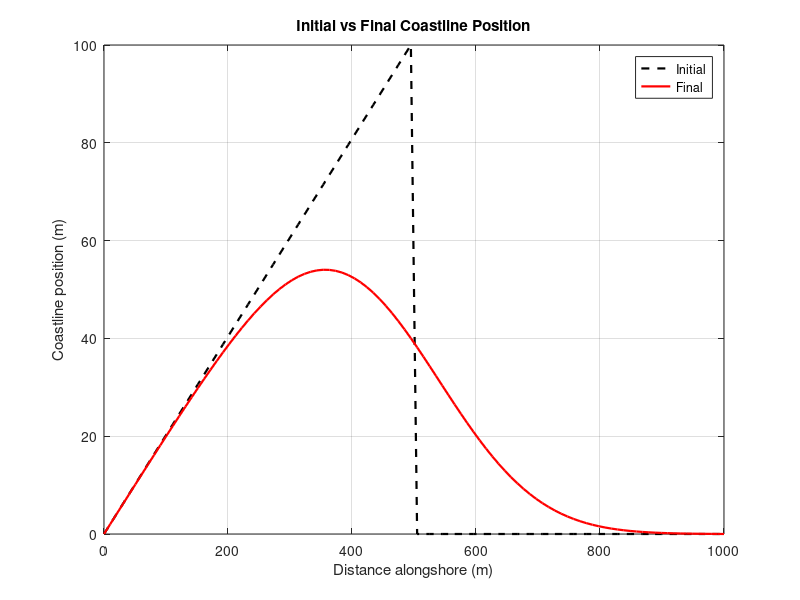
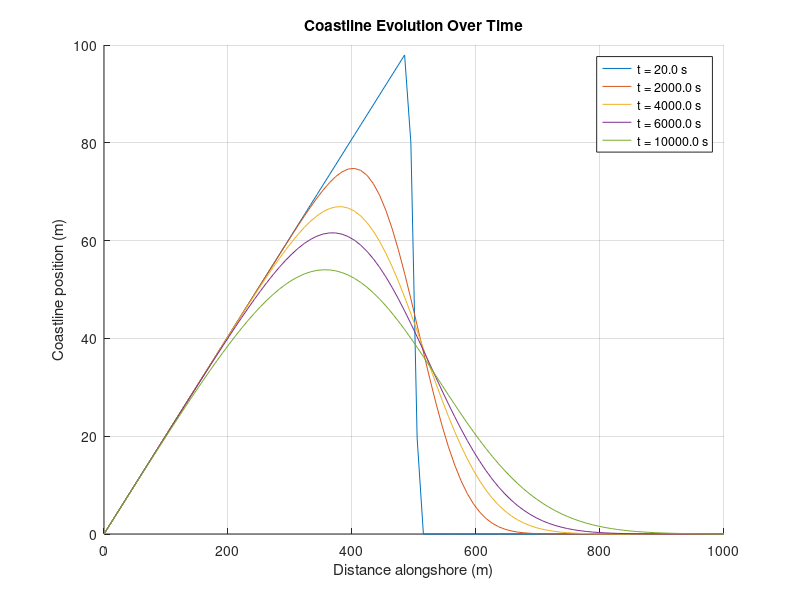
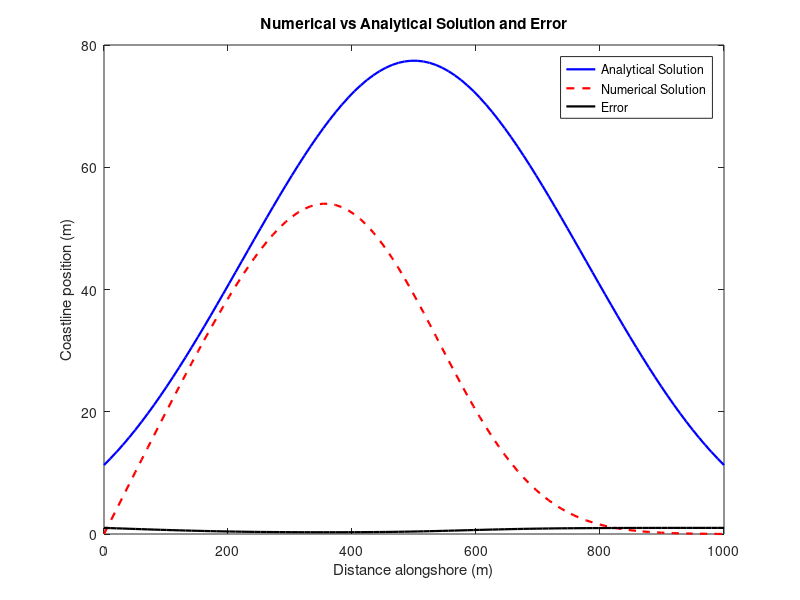
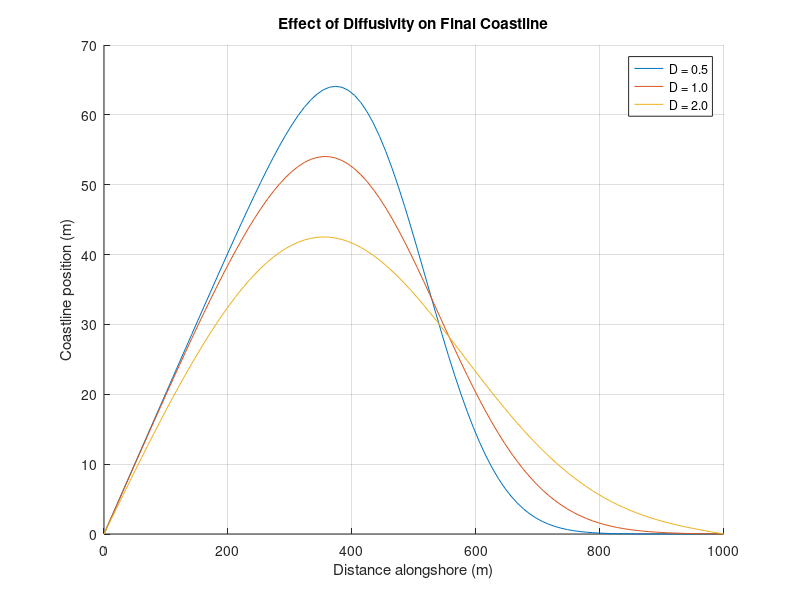

Source code (MATLAB) for these figures, in order:
%% Final Modeling Project Draft Notebook
% Marcus & Angela
 
% Evolution of a Sandy Coastline
%~~~~~~~~~~ Introduction ~~~~~~~~~~%

% We are modeling the evolution of a sandy coastline, which is important to
% study due to the current global rising sea level that leaves coastlines
% vulnerable to further erosion and flooding. Currently, according to Pham 
% Nam, there are 6 numerical modeling methods to study coastline evolution:
% (1) conceptual models, (2) shoreline evolution models, (3) profile 
% evolution models, (4) 2D horizontal morphological evolution models, 
% (5) quasi-3D morphological models, and (6) fully 3D morphological models.
% Here we use a combination of 2D and profile shoreline evolution models. 

%~~~~~~~~~~ Equations ~~~~~~~~~~%

% 1-D diffusion PDE: dy/dt - D*d^2y/dx^2 = 0 
% where "d" = partial derivative and units are m/s

% setting parameters
L = 1000; % length of the domain (m)
T = 10000; % simulation time (s)
D = 1; % diffusivity (m^2/s)
Nx = 100; % number of spatial points
Nt = 500; % number of time steps
dx = L/(Nx -1); % Spatial step size
dt = T/Nt; % time step size

% initial conditions
x = linspace(0, L, Nx);
y = zeros(Nx, 1);
y(1:Nx/2) = linspace(0, 100, Nx/2); % linear initial condition
%% 
% Figure 1 & 2, Intial vs. Final Coastline Position and Evolution over time
% 
% Finite Difference Method

% Initial vs Final Coastline
figure(1);
plot(x, y, 'k--', 'LineWidth', 1.6, 'DisplayName', 'Initial');
hold on;

for n = 1:Nt
    y_new = y;
    for i = 2:Nx-1
        y_new(i) = y(i) + D * dt / dx^2 * (y(i+1) - 2*y(i) + y(i-1));
    end
    y = y_new;
    % save the final state for comparison
    if n == Nt
        plot(x, y, 'r', 'LineWidth', 1.6, 'DisplayName', 'Final');
    end
end
xlabel('Distance alongshore (m)'); ylabel('Coastline position (m)');
title('Initial vs Final Coastline Position'); legend; grid on;

% store shoreline positions at selected time steps for plotting
time_steps_to_plot = [1, 100, 200, 300, Nt];
y_history = zeros(Nx, length(time_steps_to_plot));
plot_index = 1;
% Reset y for evolution plotting
y = zeros(Nx, 1);
y(1:Nx/2) = linspace(0, 100, Nx/2);

for n = 1:Nt
    y_new = y;
    for i = 2:Nx-1
        y_new(i) = y(i)+D*dt/dx^2*(y(i+1)-2*y(i)+y(i-1));
    end
    y = y_new;
    if ismember(n, time_steps_to_plot)
        y_history(:, plot_index) = y;
        plot_index = plot_index + 1;
    end
end

% Plot selected time steps
figure(2);
hold on;
for i = 1:length(time_steps_to_plot)
    plot(x, y_history(:, i), 'DisplayName', sprintf('t = %.1f s', time_steps_to_plot(i) * dt));
end
xlabel('Distance alongshore (m)'); ylabel('Coastline position (m)');
title('Coastline Evolution Over Time'); legend show; grid on;
%%
% Figure 3, Error Analysis of Intial vs. Final Coastline Position and Evolution over time
%

figure(3);
% Analytical solution function
function y_analytical = analytical_solution(Nx, t, D, y_initial)
    % Analytical solution for the 1D diffusion equation
    % Inputs:
    % Nx - number of spatial points
    % t - time
    % D - diffusion coefficient

    % Ensure t > 0 to avoid division by zero
    if t == 0
        y_analytical = y_initial(Nx); % At t = 0, solution is the initial condition
        return;
    end

    % Analytical solution: Gaussian initial condition
    y_analytical = zeros(size(Nx));
    for i = 1:length(Nx)
        % integrate using numerical approximation (trapz = trapezoid)
        Nx_prime = linspace(min(Nx), max(Nx), 1000); % discretize x' for integration
        gauss = exp(-(Nx(i) - Nx_prime).^2 / (4 * D * t)) / sqrt(4 * pi * D * t);
        y_analytical(i) = trapz(Nx_prime, gauss .* y_initial(Nx_prime));
    end
end

% Reset numerical solution
y = zeros(Nx, 1);
y(1:Nx/2) = linspace(0, 100, Nx/2); % linear initial condition

% Numerical solution for final time
for n = 1:Nt
    y_new = y;
    for i = 2:Nx-1
        y_new(i) = y(i) + D * dt / dx^2 * (y(i+1) - 2*y(i) + y(i-1));
    end
    y = y_new;
end

% Analytical solution
t = T; % final time
y_initial = @(x) (x <= L/2) .* (200 * x / L) + (x > L/2) .* (200 * (L - x) / L);
analytical_y = analytical_solution(x, t, D, y_initial);

% Error calculation
absolute_error = abs(y - analytical_y);
relative_error = absolute_error/analytical_y;

% Plot numerical vs analytical solution and error
plot(x, analytical_y, 'b-', 'LineWidth', 1.6, 'DisplayName', 'Analytical Solution');
hold on;
plot(x, y, 'r--', 'LineWidth', 1.6, 'DisplayName', 'Numerical Solution');
plot(x, relative_error, 'k-', 'LineWidth', 1.6, 'DisplayName', 'Error');
xlabel('Distance alongshore (m)');
ylabel('Coastline position (m)');
title('Numerical vs Analytical Solution and Error');
legend({'Analytical Solution', 'Numerical Solution', 'Error'}, 'Location', 'best');
%% 
% Figure 4, Effect of Diffusivity on Final Coastline
% 
% same methods

figure(4);
D_values = [0.5, 1, 2]; % different diffusivities
hold on;
for D_test = D_values
    y = zeros(Nx, 1);
    y(1:Nx/2) = linspace(0, 100, Nx/2); % reset initial condition
    for n = 1:Nt
        y_new = y;
        for i = 2:Nx-1
            y_new(i) = y(i)+D_test*dt/dx^2*(y(i+1)-2*y(i)+y(i-1));
        end
        y = y_new;
    end
    plot(x, y, 'DisplayName', sprintf('D = %.1f', D_test));
end
xlabel('Distance alongshore (m)'); ylabel('Coastline position (m)');
title('Effect of Diffusivity on Final Coastline'); legend show; grid on;

% Figures 5-7, Varying Diffusivites Along Distance
% same methods used just incorporating different patterns of variation

% Define diffusivity variations
diffusivity_patterns = {
    1 + 0.5 * sin(2*pi*x/L), ... % sinusoidal variation
    [ones(1, Nx/2), 2*ones(1, Nx/2)], ... % step change
    linspace(1, 2, Nx) ... % linear gradient
};

titles = {'Sinusoidal Diffusivity', 'Step Change Diffusivity', 'Linear Gradient Diffusivity'};
% loop through each diffusivity pattern
for pattern_idx = 1:length(diffusivity_patterns)
    D = diffusivity_patterns{pattern_idx};
    y = zeros(Nx, 1);
    y(1:Nx/2) = linspace(0, 100, Nx/2); % linear initial condition
    % time step loop
    y_history = zeros(Nx, Nt/100 + 1); % store results for plotting
    history_idx = 1; % time history storage index
    for n = 1:Nt
        y_new = y;
        for i = 2:Nx-1
            % incorporate the varying diffusivity
            D_i_plus_half = (D(i)+D(i+1))/2; % average diffusivity between i and i+1
            D_i_minus_half = (D(i)+D(i-1))/2; % average diffusivity between i and i-1
            y_new(i) = y(i)+dt/dx^2 * ...
                (D_i_plus_half*(y(i+1)-y(i))-D_i_minus_half*(y(i)-y(i-1)));
        end
        y = y_new;
        % save results every 100 time steps
        if mod(n, 100) == 0
            y_history(:, history_idx) = y;
            history_idx = history_idx+1;
        end
    end
    % plot results for each diffusivity pattern
    figure;
    hold on;
    for t_idx = 1:size(y_history, 2)
        plot(x, y_history(:, t_idx), 'DisplayName', sprintf('t = %.1f s', (t_idx-1)*100*dt));
    end
    xlabel('Distance alongshore (m)'); ylabel('Shoreline position (m)');
    title(titles{pattern_idx}); legend show; grid on;
end

%~~~~~~~~~~ References ~~~~~~~~~~%

% Nam, P. T., Larson, M., Hanson, H., & Hoan, L. X. (2011). 
% A numerical model of beach morphological evolution due to waves and 
% currents in the vicinity of coastal structures. Coastal Engineering, 
% 58(9), 863–876. https://doi.org/10.1016/j.coastaleng.2011.05.006 

% Slingerland, R., & Kump, L. R. (2011).
% Mathematical modeling of Earth’s dynamical systems: A Primer. 
% Princeton University Press. 
